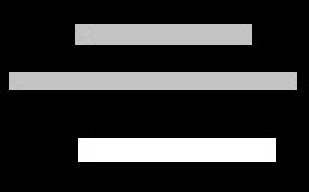
#> input picture line_of_pixel_plot/sample_image.png, 103 x 64 px (shown 3 times larger)
$ python pixel_plot_in_line.py
#> lines starting #> are read from the running program, lines starting #| are printed output that depends on the picture
import cv2
import numpy as np
import matplotlib.pyplot as plt
import math

def line_distance(x1,y1,x2,y2):
    dist = math.sqrt((x2 - x1)**2 + (y2 - y1)**2)
    return dist

if __name__ == "__main__":
    img = cv2.imread('sample_image.png', 0)
#> img is the input picture: shape (64, 103); min 0, max 255, mean 49.7
    h,w = img.shape
#> h = 64; w = 103

    # only changed the values here  x and y
    centerRight = [0, int(h/2)]
#> centerRight = [0, 32]
    centerLeft = [int(w/2), 0]
#> centerLeft = [51, 0]

    # -- Extract the line...
    # Make a line with "num" points...
    x0, y0 = centerLeft[0], centerLeft[1]  # These are in _pixel_ coordinates!!
#> x0 = 51; y0 = 0
    x1, y1 = centerRight[0], centerRight[1]
#> x1 = 0; y1 = 32

    # scale the length of the line
    x1 = centerRight[0]
    x2 = centerLeft[0]
#> x2 = 51
    y1 = centerRight[1]
    y2 = centerLeft[1]
#> y2 = 0

    num = line_distance(x1, y1, x2, y2)
#> num = 60.21
    num = int(num)
#> num = 60
    x, y = np.linspace(x0, x1, num), np.linspace(y0, y1, num)
#> y = 60 values from 0 to 32

    # Extract the values along the line
    zi = img[y.astype(int), x.astype(int)]
#> zi = 60 values, max 200 at index 25, min 0 at index 0, mean 78.32

    # -- Plot...
    fig, axes = plt.subplots(nrows=2, figsize=(7, 7))
    axes[0].imshow(img, cmap = 'gray')
    axes[0].plot([x0, x1], [y0, y1], 'ro-')
    axes[0].axis('image')
    axes[0].set_xlabel('X')
    axes[1].set_xlabel('Distance along the evaluation line')
    axes[1].set_ylabel('Gray value of the pixel')
    axes[1].plot(zi)
    #plt.show()
    plt.savefig("plot_sample_image.png")
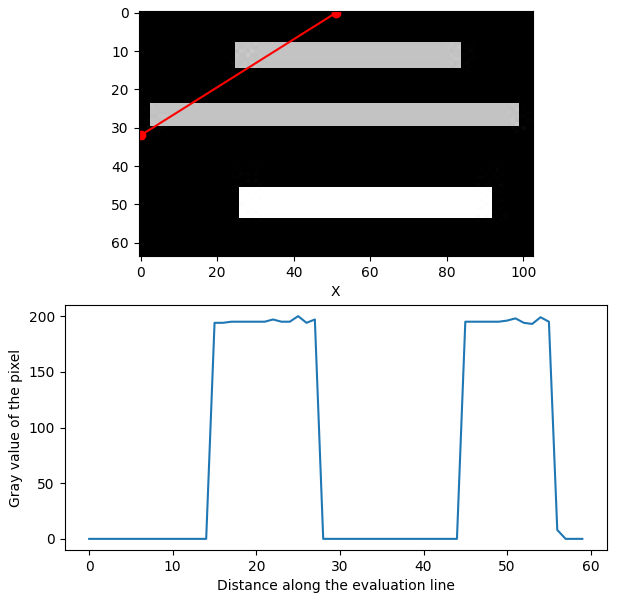
#> figure drawn by matplotlib, 2 panels; panel 2: curve peaks at x = 25, y = 200
